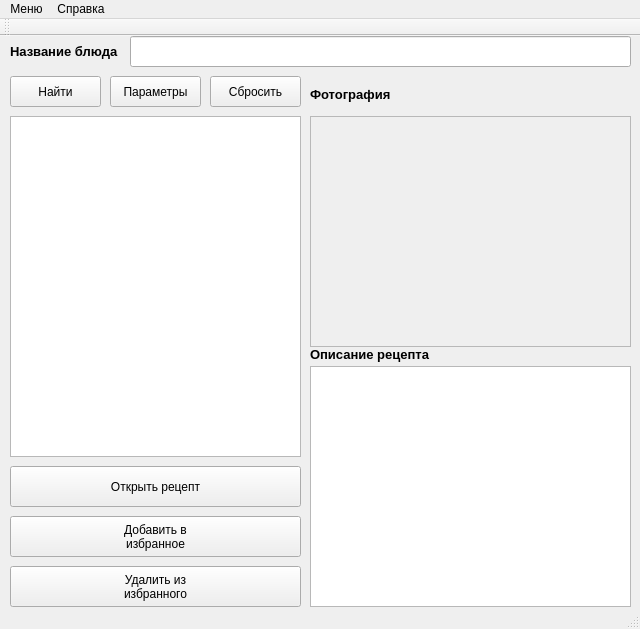
<?xml version="1.0" encoding="UTF-8"?>
<ui version="4.0">
 <class>MainWindow</class>
 <widget class="QMainWindow" name="MainWindow">
  <property name="enabled">
   <bool>true</bool>
  </property>
  <property name="geometry">
   <rect>
    <x>0</x>
    <y>0</y>
    <width>640</width>
    <height>629</height>
   </rect>
  </property>
  <property name="sizePolicy">
   <sizepolicy hsizetype="Preferred" vsizetype="Preferred">
    <horstretch>0</horstretch>
    <verstretch>0</verstretch>
   </sizepolicy>
  </property>
  <property name="windowTitle">
   <string>Книга рецептов</string>
  </property>
  <property name="windowIcon">
   <iconset>
    <normaloff>../build-FoodBeta-Desktop_Qt_5_10_0_MinGW_32bit-Debug/images/WIcon.png</normaloff>../build-FoodBeta-Desktop_Qt_5_10_0_MinGW_32bit-Debug/images/WIcon.png</iconset>
  </property>
  <widget class="QWidget" name="centralWidget">
   <widget class="QPushButton" name="findButton">
    <property name="geometry">
     <rect>
      <x>10</x>
      <y>40</y>
      <width>91</width>
      <height>31</height>
     </rect>
    </property>
    <property name="text">
     <string>Найти</string>
    </property>
   </widget>
   <widget class="QTextEdit" name="recipeOut">
    <property name="geometry">
     <rect>
      <x>310</x>
      <y>330</y>
      <width>321</width>
      <height>241</height>
     </rect>
    </property>
    <property name="font">
     <font>
      <pointsize>12</pointsize>
     </font>
    </property>
    <property name="documentTitle">
     <string>Откройте рецепт</string>
    </property>
   </widget>
   <widget class="QTableView" name="tableView">
    <property name="geometry">
     <rect>
      <x>10</x>
      <y>80</y>
      <width>291</width>
      <height>341</height>
     </rect>
    </property>
    <property name="sortingEnabled">
     <bool>false</bool>
    </property>
   </widget>
   <widget class="QPushButton" name="pushButton">
    <property name="geometry">
     <rect>
      <x>10</x>
      <y>480</y>
      <width>291</width>
      <height>41</height>
     </rect>
    </property>
    <property name="text">
     <string>Добавить в
избранное</string>
    </property>
   </widget>
   <widget class="QLabel" name="photolabel">
    <property name="geometry">
     <rect>
      <x>310</x>
      <y>80</y>
      <width>321</width>
      <height>231</height>
     </rect>
    </property>
    <property name="frameShape">
     <enum>QFrame::StyledPanel</enum>
    </property>
    <property name="text">
     <string/>
    </property>
    <property name="pixmap">
     <pixmap>images/nonephoto.jpg</pixmap>
    </property>
    <property name="scaledContents">
     <bool>true</bool>
    </property>
   </widget>
   <widget class="QPushButton" name="takeparam">
    <property name="geometry">
     <rect>
      <x>110</x>
      <y>40</y>
      <width>91</width>
      <height>31</height>
     </rect>
    </property>
    <property name="whatsThis">
     <string extracomment="Открыть окно параметров"/>
    </property>
    <property name="text">
     <string>Параметры</string>
    </property>
   </widget>
   <widget class="QLineEdit" name="textfieldForFind">
    <property name="geometry">
     <rect>
      <x>130</x>
      <y>0</y>
      <width>501</width>
      <height>31</height>
     </rect>
    </property>
   </widget>
   <widget class="QPushButton" name="printAllTable">
    <property name="geometry">
     <rect>
      <x>210</x>
      <y>40</y>
      <width>91</width>
      <height>31</height>
     </rect>
    </property>
    <property name="text">
     <string>Сбросить</string>
    </property>
   </widget>
   <widget class="QPushButton" name="openRecipe">
    <property name="geometry">
     <rect>
      <x>10</x>
      <y>430</y>
      <width>291</width>
      <height>41</height>
     </rect>
    </property>
    <property name="text">
     <string>Открыть рецепт</string>
    </property>
   </widget>
   <widget class="QLabel" name="label">
    <property name="geometry">
     <rect>
      <x>310</x>
      <y>310</y>
      <width>191</width>
      <height>16</height>
     </rect>
    </property>
    <property name="font">
     <font>
      <pointsize>10</pointsize>
      <weight>75</weight>
      <bold>true</bold>
     </font>
    </property>
    <property name="text">
     <string>Описание рецепта</string>
    </property>
   </widget>
   <widget class="QLabel" name="label_2">
    <property name="geometry">
     <rect>
      <x>310</x>
      <y>50</y>
      <width>111</width>
      <height>16</height>
     </rect>
    </property>
    <property name="font">
     <font>
      <pointsize>10</pointsize>
      <weight>75</weight>
      <bold>true</bold>
     </font>
    </property>
    <property name="text">
     <string>Фотография</string>
    </property>
   </widget>
   <widget class="QLabel" name="label_3">
    <property name="geometry">
     <rect>
      <x>10</x>
      <y>0</y>
      <width>151</width>
      <height>31</height>
     </rect>
    </property>
    <property name="font">
     <font>
      <pointsize>10</pointsize>
      <weight>75</weight>
      <bold>true</bold>
     </font>
    </property>
    <property name="text">
     <string>Название блюда</string>
    </property>
   </widget>
   <widget class="QPushButton" name="delFromElect">
    <property name="geometry">
     <rect>
      <x>10</x>
      <y>530</y>
      <width>291</width>
      <height>41</height>
     </rect>
    </property>
    <property name="text">
     <string>Удалить из 
избранного</string>
    </property>
   </widget>
  </widget>
  <widget class="QMenuBar" name="menuBar">
   <property name="geometry">
    <rect>
     <x>0</x>
     <y>0</y>
     <width>640</width>
     <height>21</height>
    </rect>
   </property>
   <widget class="QMenu" name="MainMenu">
    <property name="title">
     <string>Меню</string>
    </property>
    <addaction name="openDatabase"/>
    <addaction name="action"/>
    <addaction name="addInElect"/>
    <addaction name="delFromElectMenu"/>
    <addaction name="outfrom"/>
   </widget>
   <widget class="QMenu" name="infohelp">
    <property name="title">
     <string>Справка</string>
    </property>
    <addaction name="openinfohelp"/>
   </widget>
   <addaction name="MainMenu"/>
   <addaction name="infohelp"/>
  </widget>
  <widget class="QToolBar" name="mainToolBar">
   <attribute name="toolBarArea">
    <enum>TopToolBarArea</enum>
   </attribute>
   <attribute name="toolBarBreak">
    <bool>false</bool>
   </attribute>
  </widget>
  <widget class="QStatusBar" name="statusBar"/>
  <action name="openDatabase">
   <property name="text">
    <string>Все блюда</string>
   </property>
   <property name="toolTip">
    <string>&lt;html&gt;&lt;head/&gt;&lt;body&gt;&lt;p&gt;Открывает список всех рецептов&lt;/p&gt;&lt;/body&gt;&lt;/html&gt;</string>
   </property>
   <property name="statusTip">
    <string>Открыть базу данных</string>
   </property>
   <property name="whatsThis">
    <string>Открыть базу данных</string>
   </property>
   <property name="shortcut">
    <string>Alt+O</string>
   </property>
  </action>
  <action name="outfrom">
   <property name="text">
    <string>Выход</string>
   </property>
   <property name="toolTip">
    <string>&lt;html&gt;&lt;head/&gt;&lt;body&gt;&lt;p&gt;Закрывает программу&lt;/p&gt;&lt;/body&gt;&lt;/html&gt;</string>
   </property>
   <property name="shortcut">
    <string>Ctrl+Alt+E</string>
   </property>
  </action>
  <action name="action">
   <property name="text">
    <string>Избранное</string>
   </property>
   <property name="toolTip">
    <string>&lt;html&gt;&lt;head/&gt;&lt;body&gt;&lt;p&gt;Открывает список избранных блюд&lt;/p&gt;&lt;/body&gt;&lt;/html&gt;</string>
   </property>
   <property name="shortcut">
    <string>Alt+I</string>
   </property>
  </action>
  <action name="addInElect">
   <property name="text">
    <string>Добавить в избранное</string>
   </property>
   <property name="toolTip">
    <string>&lt;html&gt;&lt;head/&gt;&lt;body&gt;&lt;p&gt;Добавляет выделенный рецепт в списке всех блюд в избранное&lt;/p&gt;&lt;/body&gt;&lt;/html&gt;</string>
   </property>
   <property name="shortcut">
    <string>Alt+A</string>
   </property>
  </action>
  <action name="delFromElectMenu">
   <property name="text">
    <string>Удалить из избранного</string>
   </property>
   <property name="toolTip">
    <string>&lt;html&gt;&lt;head/&gt;&lt;body&gt;&lt;p&gt;Удаляет выделенный рецепт из списка избранных рецептов&lt;/p&gt;&lt;/body&gt;&lt;/html&gt;</string>
   </property>
   <property name="shortcut">
    <string>Alt+D</string>
   </property>
  </action>
  <action name="openinfohelp">
   <property name="text">
    <string>Открыть справку</string>
   </property>
  </action>
 </widget>
 <layoutdefault spacing="6" margin="11"/>
 <resources/>
 <connections/>
</ui>
